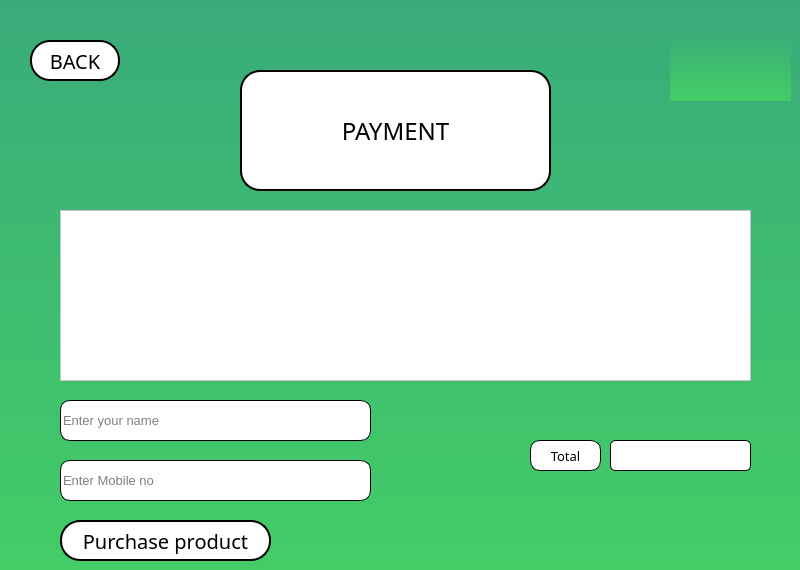
    <widget class="QWidget" name="PAMENY">
     <property name="styleSheet">
      <string notr="true">background-color: qlineargradient(spread:pad, x1:1, y1:1, x2:1, y2:0, stop:0 rgba(67, 205, 103, 255), stop:1 rgba(57, 171, 122, 255));</string>
     </property>
     <widget class="QPushButton" name="PAMENY_page_back">
      <property name="geometry">
       <rect>
        <x>30</x>
        <y>40</y>
        <width>90</width>
        <height>41</height>
       </rect>
      </property>
      <property name="font">
       <font>
        <family>Fugaz One</family>
        <pointsize>15</pointsize>
       </font>
      </property>
      <property name="styleSheet">
       <string notr="true">
QPushButton#PAMENY_page_back {
     background-color:  rgb(255, 255, 255);
	color: rgb(0, 0, 0);
	border-style: solid;
	border-color: black;
	border-width: 2px;
	border-radius: 20px;
 }


 QPushButton#PAMENY_page_back:pressed {
     background-color:  rgb(169,169,169) ; 
	color:rgb(0, 0, 0);
	border-style: solid;
	border-color: black;
	border-width: 5px;
	border-radius: 30px;
 }
 QPushButton#PAMENY_page_back:hover {
     background-color: rgb(211,211,211);
	color: rgb(0, 0, 0);
	border-style: solid;
	border-color: black;
	border-width: 2px;
	border-radius: 20px;
	transition: 2s;
 }
</string>
      </property>
      <property name="text">
       <string>BACK</string>
      </property>
     </widget>
     <widget class="QLabel" name="PAMENY_page_Title">
      <property name="geometry">
       <rect>
        <x>240</x>
        <y>70</y>
        <width>311</width>
        <height>121</height>
       </rect>
      </property>
      <property name="font">
       <font>
        <family>Fugaz One</family>
        <pointsize>18</pointsize>
       </font>
      </property>
      <property name="styleSheet">
       <string notr="true">background-color: rgb(255, 255, 255);
color: rgb(0, 0, 0);
border-style: solid;
border-color: black;
border-width: 2px;
border-radius: 20px;</string>
      </property>
      <property name="text">
       <string>PAYMENT</string>
      </property>
      <property name="alignment">
       <set>Qt::AlignCenter</set>
      </property>
     </widget>
     <widget class="QTableView" name="PAMENY_page_table">
      <property name="geometry">
       <rect>
        <x>60</x>
        <y>210</y>
        <width>691</width>
        <height>171</height>
       </rect>
      </property>
      <property name="font">
       <font>
        <family>Segoe UI</family>
        <pointsize>12</pointsize>
        <weight>75</weight>
        <bold>true</bold>
       </font>
      </property>
      <property name="styleSheet">
       <string notr="true">background-color: rgb(255, 255, 255);
color: rgb(0, 0, 0);</string>
      </property>
     </widget>
     <widget class="QLineEdit" name="PAMENY_page_mobile">
      <property name="geometry">
       <rect>
        <x>60</x>
        <y>460</y>
        <width>311</width>
        <height>41</height>
       </rect>
      </property>
      <property name="font">
       <font>
        <pointsize>10</pointsize>
       </font>
      </property>
      <property name="styleSheet">
       <string notr="true">background-color: rgb(255, 255, 255);
color: rgb(0, 0, 0);
border-style: solid;
border-color: black;
border-width: 1px;
border-radius: 10px;</string>
      </property>
      <property name="placeholderText">
       <string>Enter Mobile no</string>
      </property>
     </widget>
     <widget class="QPushButton" name="PAMENY_page_btn">
      <property name="geometry">
       <rect>
        <x>60</x>
        <y>520</y>
        <width>211</width>
        <height>41</height>
       </rect>
      </property>
      <property name="font">
       <font>
        <family>Fugaz One</family>
        <pointsize>15</pointsize>
       </font>
      </property>
      <property name="styleSheet">
       <string notr="true">
QPushButton#PAMENY_page_btn {
     background-color:  rgb(255, 255, 255);
	color: rgb(0, 0, 0);
	border-style: solid;
	border-color: black;
	border-width: 2px;
	border-radius: 20px;
 }


 QPushButton#PAMENY_page_btn:pressed {
     background-color:  rgb(169,169,169) ; 
	color:rgb(0, 0, 0);
	border-style: solid;
	border-color: black;
	border-width: 5px;
	border-radius: 30px;
 }
 QPushButton#PAMENY_page_btn:hover {
     background-color: rgb(211,211,211);
	color: rgb(0, 0, 0);
	border-style: solid;
	border-color: black;
	border-width: 2px;
	border-radius: 20px;
	transition: 2s;
 }
</string>
      </property>
      <property name="text">
       <string>Purchase product</string>
      </property>
     </widget>
     <widget class="QLabel" name="PAMENY_page_total_input">
      <property name="geometry">
       <rect>
        <x>610</x>
        <y>440</y>
        <width>141</width>
        <height>31</height>
       </rect>
      </property>
      <property name="font">
       <font>
        <family>Fugaz One</family>
        <pointsize>12</pointsize>
       </font>
      </property>
      <property name="styleSheet">
       <string notr="true">background-color: rgb(255, 255, 255);
color: rgb(0, 0, 0);
border-style: solid;
border-color: black;
border-width: 1px;
border-radius: 5px;</string>
      </property>
      <property name="text">
       <string/>
      </property>
     </widget>
     <widget class="QLabel" name="PAMENY_page_total">
      <property name="geometry">
       <rect>
        <x>530</x>
        <y>440</y>
        <width>71</width>
        <height>31</height>
       </rect>
      </property>
      <property name="font">
       <font>
        <family>Fugaz One</family>
        <pointsize>10</pointsize>
       </font>
      </property>
      <property name="layoutDirection">
       <enum>Qt::LeftToRight</enum>
      </property>
      <property name="styleSheet">
       <string notr="true">background-color: rgb(255, 255, 255);
color: rgb(0, 0, 0);
border-style: solid;
border-color: black;
border-width: 1px;
border-radius: 10px;</string>
      </property>
      <property name="text">
       <string>Total</string>
      </property>
      <property name="alignment">
       <set>Qt::AlignCenter</set>
      </property>
     </widget>
     <widget class="QLineEdit" name="PAMENY_page_name">
      <property name="geometry">
       <rect>
        <x>60</x>
        <y>400</y>
        <width>311</width>
        <height>41</height>
       </rect>
      </property>
      <property name="font">
       <font>
        <pointsize>10</pointsize>
       </font>
      </property>
      <property name="styleSheet">
       <string notr="true">background-color: rgb(255, 255, 255);
color: rgb(0, 0, 0);
border-style: solid;
border-color: black;
border-width: 1px;
border-radius: 10px;</string>
      </property>
      <property name="placeholderText">
       <string>Enter your name</string>
      </property>
     </widget>
     <widget class="QLabel" name="DELETE_P_page_title_LOGO_2">
      <property name="geometry">
       <rect>
        <x>670</x>
        <y>30</y>
        <width>121</width>
        <height>71</height>
       </rect>
      </property>
      <property name="font">
       <font>
        <family>Fugaz One</family>
        <pointsize>50</pointsize>
       </font>
      </property>
      <property name="styleSheet">
       <string notr="true"/>
      </property>
      <property name="text">
       <string/>
      </property>
      <property name="pixmap">
       <pixmap resource="Resource.qrc">:/Resource/IMG/LOGO.png</pixmap>
      </property>
      <property name="scaledContents">
       <bool>true</bool>
      </property>
      <property name="alignment">
       <set>Qt::AlignCenter</set>
      </property>
     </widget>
    </widget>
